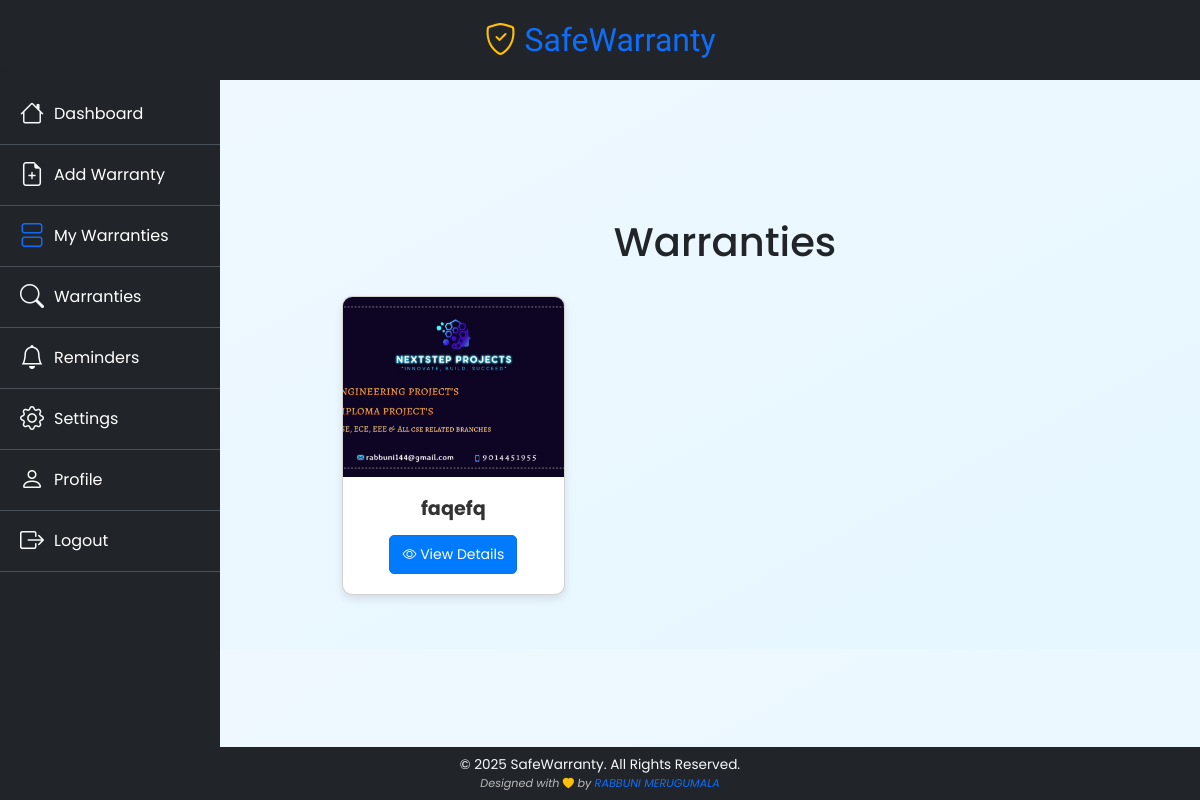
Screenshot of /warranty/get_warranties (signed in) with the database file from the repository.
### models/__init__.py (models this page shows, shortened)
class WarrantyCard(db.Model):
    __tablename__ = 'warranty_card'
    id = db.Column(db.Integer, primary_key=True)
    image = db.Column(db.String(200), nullable=True)  # Path to the uploaded image
    product_name = db.Column(db.String(100), nullable=False)
    warranty_number = db.Column(db.String(80), unique=True, nullable=False)
    product_purchase_date = db.Column(db.Date(), nullable=False)
    warranty_expiry_date = db.Column(db.Date(), nullable=False)
    warranty_provider = db.Column(db.String(500))
    created_at = db.Column(db.DateTime(timezone=True), server_default=func.now())
    updated_at = db.Column(db.DateTime(timezone=True), server_default=func.now())
    category_id = db.Column(db.Integer, db.ForeignKey('category.id'), nullable=True)
    subcategory_id = db.Column(db.Integer, db.ForeignKey('subcategory.id'), nullable=True)
    category = db.relationship('Category', backref='warranties')
    subcategory = db.relationship('Subcategory', backref='warranties')
    user_id = db.Column(db.Integer, db.ForeignKey('user.id'))
    user = db.relationship('User', backref='user_warranties')  # Changed 'warranties' to 'user_warranties'

### warranty_mgmt/routes.py (the view)
@warranty_mgmt.route('/get_warranties')
@login_required
def get_warranties():
    warranties = WarrantyCard.query.filter_by(user_id=current_user.id).all()
    return render_template('warranty_mgmt/warranties.html', page_heading='Warranty Details', warranties=warranties)

### main.py (called while the page is built)
@login_manager.user_loader
def load_user(user_id):
    return User.query.get(int(user_id))

@app.teardown_appcontext
def shutdown_session(exception=None):
    db.session.remove()

### templates/warranty_mgmt/warranties.html (shortened to what this page needs)
{% extends 'base.html' %}
{% block content %}
<div class="container mt-5">
    <h1 class="text-center mb-4">Warranties</h1>
    <div class="row card-container">
        {% for warranty in warranties %}
        <div class="col-md-4 col-sm-6 col-12 mb-4">
            <div class="card h-100">
                {% if warranty.image %}
                <img src="{{ url_for('static', filename=warranty.image) }}" class="card-img-top" alt="{{ warranty.product_name }}" style="height: 180px; object-fit: cover;">
                {% else %}
                <div class="card-img-placeholder">
                    <i class="bi bi-image"></i>
                </div>
                {% endif %}
                <div class="card-body">
                    <h5 class="card-title">{{ warranty.product_name }}</h5>
                    <a href="{{ url_for('warranty_mgmt.view_warranties', warranty_id=warranty.id) }}" class="btn btn-sm btn-primary view-btn">
                        <i class="bi bi-eye"></i> View Details
                    </a>
                </div>
            </div>
        </div>
        {% endfor %}
    </div>
</div>
{% endblock %}

### static/styles/style.css (style rules this page uses)
* { padding:0; margin:0; font-family: "Poppins", sans-serif; }
body { background: linear-gradient(to bottom right, #f0f8ff, #e6f7ff); font-family: 'Arial', sans-serif; }
.card { box-shadow: 0 4px 8px rgba(0, 0, 0, 0.1); border-radius: 8px; }
.card-title { font-weight: bold; color: #333; }

### templates/layout/side_navbar.html (style rules this page uses)
body { overflow-x: hidden; margin: 0; }

### templates/warranty_mgmt/warranties.html (style rules this page uses)
.card-container { margin-top: 30px; }
.card { margin-left: 50px; background: #ffffff; border-radius: 10px; box-shadow: 0 4px 8px rgba(0, 0, 0, 0.1); overflow: hidden; transition: transform 0.3s, box-shadow 0.3s; }
.card-body { padding: 20px; text-align: center; }
.card-title { font-size: 1.2rem; font-weight: bold; margin-bottom: 15px; color: #333; }
.view-btn { display: inline-block; padding: 8px 12px; font-size: 14px; color: #fff; background-color: #007bff; border-radius: 5px; text-decoration: none; transition: background-color 0.3s ease; }

### rows the page displays
WarrantyCard: image (picture), product_name "faqefq"
